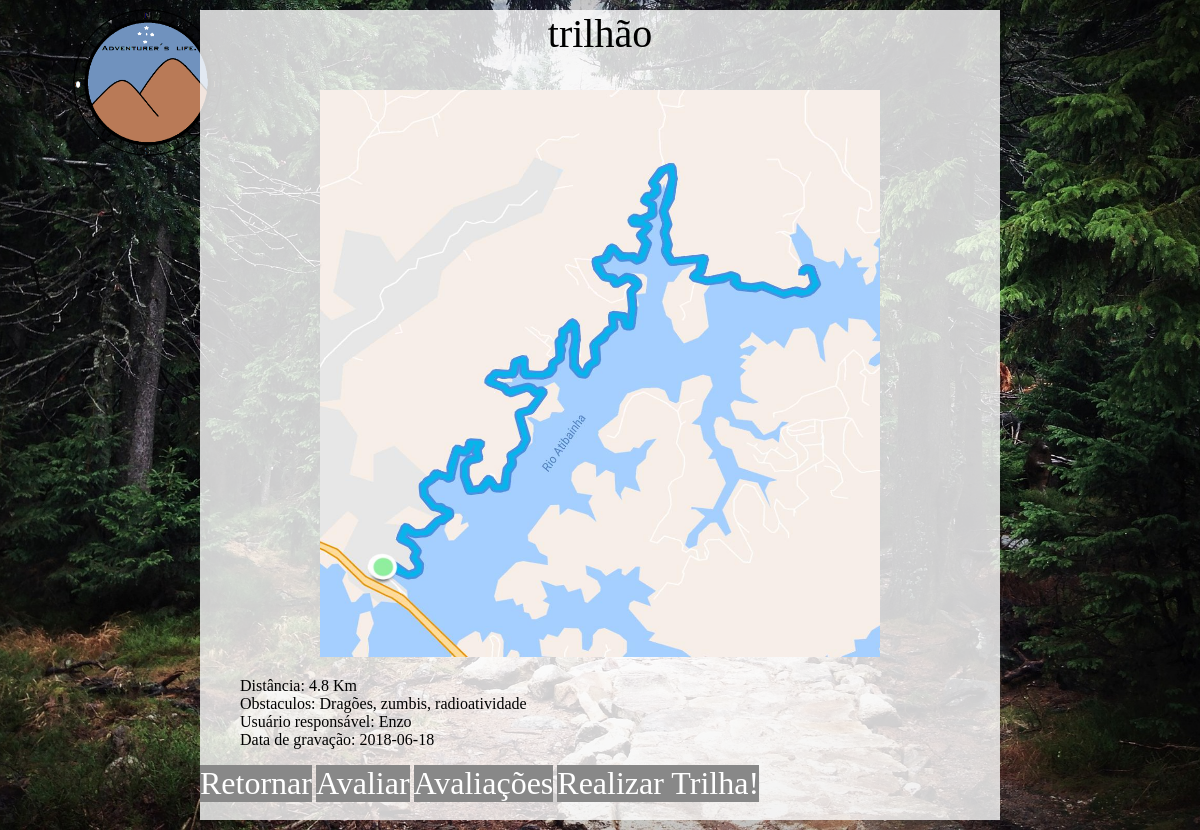
Page /SelecTril.php?idTrilha=16 on the committed database.
### tables this page shows
CREATE TABLE IF NOT EXISTS `tbtrilha` (
  `idTrilha` int(11) NOT NULL AUTO_INCREMENT,
  `apelido` varchar(40) NOT NULL,
  `obstaculos` varchar(140) DEFAULT NULL,
  `distancia` double NOT NULL,
  `idmata` smallint(6) DEFAULT NULL,
  `dataGravacao` date NOT NULL,
  `nicknameUsuario` varchar(16) NOT NULL,
  `dificuldade` smallint(6) DEFAULT NULL,
  PRIMARY KEY (`idTrilha`),
  UNIQUE KEY `idTrilha` (`idTrilha`),
  KEY `idmata` (`idmata`),
  KEY `nicknameUsuario` (`nicknameUsuario`)
);

### DAO/trilhaDao.php (called while the page is built, shortened)
<?php
include_once 'classeCrudGenerico.php';
class trilhaDao
{
    private function makeSqlForSearch($array)
    {
        $idTrilha = isset($array['idTrilha']) ? $array['idTrilha'] : null;
        $apelido = isset($array['apelido']) ? $array['apelido'] : null;
        $distMax = isset($array['distMax']) ? $array['distMax'] : null;
        $distMin = isset($array['distMin']) ? $array['distMin'] : null;
        $nickname = isset($array['nickname']) ? $array['nickname'] : null;
        $sql = "select * from tbtrilha where 1 = 1";
        if ($idTrilha)
        {
            $sql .= " and idTrilha = $idTrilha";
        }
        return $sql;
    }
    public function searchTracks($array)
    {
        $sql = $this->makeSqlForSearch($array);
        $crudGenerico = new CrudGenerico();
        $resultado = $crudGenerico->fQuery($sql);
        return $resultado;
    }
}

### DAO/classeCrudGenerico.php (called while the page is built, shortened)
<?php
include("classeConexao.php");
class CrudGenerico {
    public function fQuery($sql){
        $this->conexao = new Conexao();
        $resultado = $this->conexao->executaSQL($sql);
        return $resultado;
    }
}

### DAO/classeConexao.php (called while the page is built, shortened)
<?php
class Conexao extends mysqli
{
    function executaSQL($BD_query){
        $this->BD_query = $BD_query;
        $resultado = $this->query($this->BD_query);
        return $resultado;
    }
}

### public/SelecTril.php (the view, shortened to what this page needs)
<?php
include_once'../DAO/trilhaDao.php';
$idTrilha = $_GET['idTrilha'];
$array = [ 'idTrilha' => $idTrilha];
$trilhaDao = new trilhaDao();
$resultado = $trilhaDao->searchTracks($array);
$trilha = mysqli_fetch_assoc($resultado);
?>
<!DOCTYPE html>
<html>
<head>
    <link href="style.css" rel="stylesheet" type="text/css" />
</head>
<body>
    <div class="container2">
        <header class="pagina"> <?php echo $trilha['apelido'];?> </header>
        <img src="../Imagens e coisas de mídia/Trilha.jpeg" alt="Trilha" style="width: 70%; height: 70%; margin-left: 120px">
        <br>
        <ul>
            <li> Distância: <?php echo $trilha['distancia']; ?> Km </li>
            <li> Obstaculos: <?php echo $trilha['obstaculos']; ?> </li>
            <li> Usuário responsável: <?php echo $trilha['nicknameUsuario']; ?> </li>
            <li> Data de gravação: <?php echo $trilha['dataGravacao']; ?> </li>
        </ul>
        <a href="Menu.php" class="botaorandom">Retornar</a>
        <a href="<?php echo "avaliar.php?idTrilha=".$trilha['idTrilha'] ;?>"
           class="botaorandom">Avaliar</a>
        <a href="<?php echo "mostraAvaliacao.php?idTrilha=".$trilha['idTrilha'] ;?>" class="botaorandom">Avaliações</a>
        <a href="Realizar.php" class="botaorandom">Realizar Trilha!</a>
    </div>
</body>
</html>

### public/style.css (style rules this page uses)
body { background-image: url("../Imagens e coisas de mídia/Imagem1.png"), url("../Imagens e coisas de mídia/fundo.jpg"); background-repeat: no-repeat, no-repeat; background-position: top left, top; background-size: 300px, cover; background-color: #003300; }
a:link { text-decoration: none; color: white; background-color: #888888; }
* { box-sizing: border-box; }
header.pagina { font-family: Papyrus; text-align: center; font-size: 40px; height: 80px; position: relative; }
.container2 { background-color: rgba(255, 255, 255, 0.8); width: 800px; height: 810px; margin: 10px auto; font-family: Papyrus; }
.botaorandom { position: relative; display: inline-block; font-family: 'Papyrus'; font-size: 32px !important; }

### public/SelecTril.php (style rules this page uses)
ul { list-style-type: none; }

### rows in the picture
tbtrilha: apelido "trilhão", distancia "4.8", obstaculos "Dragões, zumbis, radioatividade", nicknameUsuario "Enzo", dataGravacao "2018-06-18"
